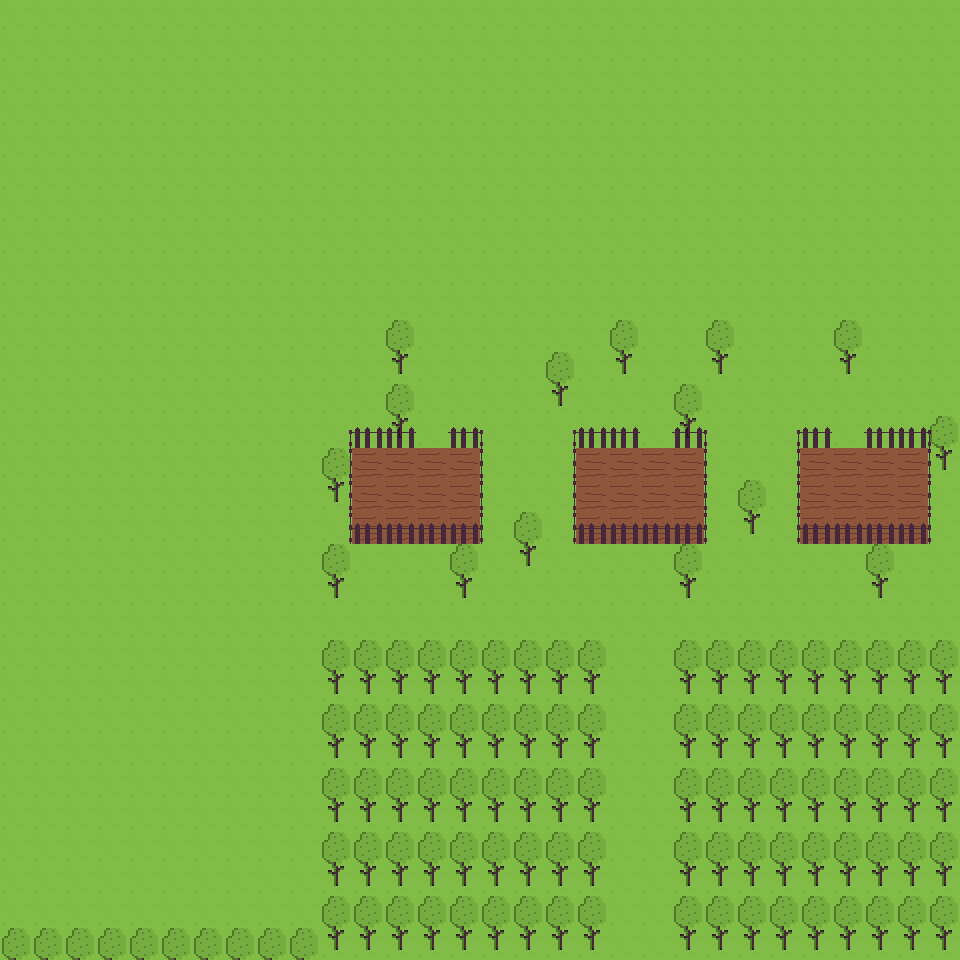

Rendered tile map (Tiled .tmx) drawn with the repository's tilesets; below, a short description and the map source with its tile grids summarised:
An orthogonal 30x30 tile map with 32x32 px tiles, 4 tile layers (Ground, FenceBack, FenceFront, Tree) and 27 objects.

<map version="1.10" tiledversion="1.11.2" orientation="orthogonal" renderorder="right-down" width="30" height="30" tilewidth="32" tileheight="32" infinite="0" nextlayerid="10" nextobjectid="56">
 <editorsettings>
  <export target="garden.lua" format="lua" />
 </editorsettings>
 <tileset firstgid="1" name="Terrain" tilewidth="32" tileheight="32" tilecount="16" columns="8">
  <image source="../../textures/Tileset.png" width="256" height="64" />
 </tileset>
 <layer id="3" name="Ground" width="30" height="30">
  <data>[900 cells, 900 non-empty, 2 distinct tile ids]</data>
 </layer>
 <layer id="5" name="FenceBack" width="30" height="30">
  <data>[900 cells, 40 non-empty, 6 distinct tile ids]</data>
 </layer>
 <layer id="7" name="FenceFront" width="30" height="30">
  <data>[900 cells, 9 non-empty, 1 distinct tile ids]</data>
 </layer>
 <layer id="4" name="Tree" width="30" height="30">
  <data>[900 cells, 220 non-empty, 2 distinct tile ids]</data>
 </layer>
 <objectgroup id="9" name="Collision">
  <object id="27" x="798.25" y="543.5" width="132" height="0.25" />
  <object id="28" x="797" y="427.25" width="34.25" height="20" />
  <object id="29" x="863.25" y="427" width="67.25" height="20.75" />
  <object id="30" x="927.5" y="447.25" width="3.25" height="96.5" />
  <object id="31" x="796.5" y="447.25" width="3.5" height="95.75" />
  <object id="33" x="349.375" y="543.458" width="132" height="0.25" />
  <object id="34" x="448.375" y="427.208" width="34.25" height="20" />
  <object id="35" x="349.125" y="426.958" width="67.25" height="20.75" />
  <object id="36" x="348.875" y="447.208" width="3.25" height="96.5" />
  <object id="37" x="479.625" y="447.208" width="3.5" height="95.75" />
  <object id="38" x="574.042" y="543.458" width="132" height="0.25" />
  <object id="39" x="673.042" y="427.208" width="34.25" height="20" />
  <object id="40" x="572.883" y="426.958" width="68.1591" height="20.75" />
  <object id="41" x="572.814" y="447.208" width="3.97727" height="96.5" />
  <object id="42" x="704.292" y="447.208" width="3.5" height="95.75" />
  <object id="43" x="551.5" y="385.5" width="16.5" height="20.25" />
  <object id="44" x="616" y="353.625" width="16.5" height="20.25" />
  <object id="46" x="679.417" y="417.875" width="16.5" height="20.25" />
  <object id="47" x="519.417" y="544.875" width="16.5" height="20.25" />
  <object id="48" x="455.75" y="576.875" width="16.5" height="20.25" />
  <object id="49" x="327.75" y="576.875" width="16.5" height="20.25" />
  <object id="50" x="327.417" y="480.542" width="16.5" height="20.25" />
  <object id="51" x="679.75" y="576.542" width="16.5" height="20.25" />
  <object id="52" x="743.25" y="512.875" width="16.5" height="20.25" />
  <object id="53" x="710.75" y="352.375" width="16.5" height="20.25" />
  <object id="54" x="391.25" y="352.375" width="16.5" height="20.25" />
  <object id="55" x="392.75" y="417.375" width="16.5" height="20.25" />
 </objectgroup>
</map>
